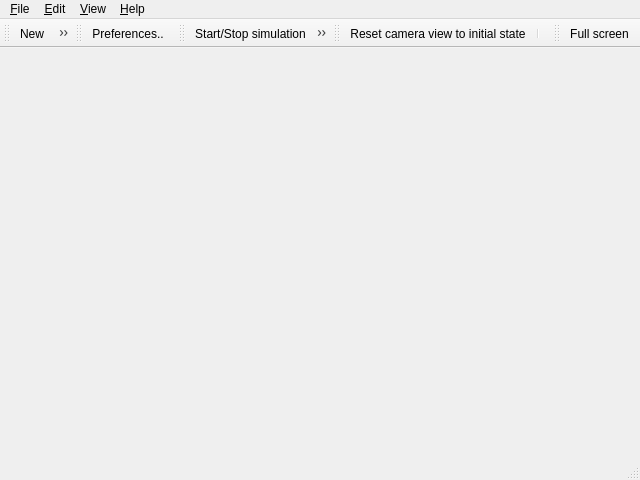
<?xml version="1.0" encoding="UTF-8"?>
<ui version="4.0">
 <class>MainWindow</class>
 <widget class="QMainWindow" name="MainWindow">
  <property name="geometry">
   <rect>
    <x>0</x>
    <y>0</y>
    <width>640</width>
    <height>480</height>
   </rect>
  </property>
  <property name="minimumSize">
   <size>
    <width>320</width>
    <height>240</height>
   </size>
  </property>
  <property name="acceptDrops">
   <bool>true</bool>
  </property>
  <property name="windowTitle">
   <string>Bullet Physics Playground - (loading..)</string>
  </property>
  <property name="windowIcon">
   <iconset resource="../res.qrc">
    <normaloff>:/icons/bpp.svg</normaloff>:/icons/bpp.svg</iconset>
  </property>
  <widget class="QWidget" name="centralwidget">
   <layout class="QHBoxLayout" name="horizontalLayout" stretch="0">
    <property name="spacing">
     <number>0</number>
    </property>
    <property name="leftMargin">
     <number>0</number>
    </property>
    <property name="topMargin">
     <number>0</number>
    </property>
    <property name="rightMargin">
     <number>0</number>
    </property>
    <property name="bottomMargin">
     <number>0</number>
    </property>
    <item>
     <widget class="Viewer" name="viewer" native="true">
      <property name="sizePolicy">
       <sizepolicy hsizetype="Expanding" vsizetype="Expanding">
        <horstretch>0</horstretch>
        <verstretch>0</verstretch>
       </sizepolicy>
      </property>
      <property name="minimumSize">
       <size>
        <width>320</width>
        <height>240</height>
       </size>
      </property>
      <property name="autoFillBackground">
       <bool>false</bool>
      </property>
     </widget>
    </item>
   </layout>
  </widget>
  <widget class="QMenuBar" name="menubar">
   <property name="geometry">
    <rect>
     <x>0</x>
     <y>0</y>
     <width>640</width>
     <height>22</height>
    </rect>
   </property>
   <widget class="QMenu" name="menuFile">
    <property name="title">
     <string>&amp;File</string>
    </property>
    <addaction name="actionNew"/>
    <addaction name="actionOpen"/>
    <addaction name="actionReload"/>
    <addaction name="separator"/>
    <addaction name="actionSave"/>
    <addaction name="actionSaveAs"/>
    <addaction name="separator"/>
   </widget>
   <widget class="QMenu" name="menuEdit">
    <property name="title">
     <string>&amp;Edit</string>
    </property>
    <addaction name="separator"/>
    <addaction name="actionPreferences"/>
   </widget>
   <widget class="QMenu" name="menuHelp">
    <property name="title">
     <string>&amp;Help</string>
    </property>
    <addaction name="action_Homepage"/>
    <addaction name="separator"/>
    <addaction name="action_Chat"/>
    <addaction name="action_Issues"/>
    <addaction name="action_Wiki"/>
    <addaction name="separator"/>
    <addaction name="actionAbout"/>
   </widget>
   <widget class="QMenu" name="menuView">
    <property name="title">
     <string>&amp;View</string>
    </property>
    <addaction name="action_Full_screen"/>
   </widget>
   <addaction name="menuFile"/>
   <addaction name="menuEdit"/>
   <addaction name="menuView"/>
   <addaction name="menuHelp"/>
  </widget>
  <widget class="QStatusBar" name="statusbar"/>
  <widget class="QToolBar" name="toolBarFile">
   <property name="windowTitle">
    <string>File</string>
   </property>
   <attribute name="toolBarArea">
    <enum>TopToolBarArea</enum>
   </attribute>
   <attribute name="toolBarBreak">
    <bool>false</bool>
   </attribute>
   <addaction name="actionNew"/>
   <addaction name="actionOpen"/>
   <addaction name="actionReload"/>
   <addaction name="actionSave"/>
   <addaction name="actionSaveAs"/>
  </widget>
  <widget class="QToolBar" name="toolBarEdit">
   <property name="windowTitle">
    <string>Edit</string>
   </property>
   <attribute name="toolBarArea">
    <enum>TopToolBarArea</enum>
   </attribute>
   <attribute name="toolBarBreak">
    <bool>false</bool>
   </attribute>
   <addaction name="actionPreferences"/>
  </widget>
  <widget class="QToolBar" name="toolBarSim">
   <property name="windowTitle">
    <string>Simulation</string>
   </property>
   <attribute name="toolBarArea">
    <enum>TopToolBarArea</enum>
   </attribute>
   <attribute name="toolBarBreak">
    <bool>false</bool>
   </attribute>
   <addaction name="actionToggleSim"/>
   <addaction name="actionRestart"/>
   <addaction name="separator"/>
   <addaction name="actionToggleDeactivation"/>
   <addaction name="actionTogglePOVExport"/>
  </widget>
  <widget class="QToolBar" name="toolBarView">
   <property name="windowTitle">
    <string>View</string>
   </property>
   <attribute name="toolBarArea">
    <enum>TopToolBarArea</enum>
   </attribute>
   <attribute name="toolBarBreak">
    <bool>false</bool>
   </attribute>
   <addaction name="actionResetCamera"/>
   <addaction name="separator"/>
  </widget>
  <widget class="QToolBar" name="Window">
   <property name="windowTitle">
    <string>toolBar</string>
   </property>
   <attribute name="toolBarArea">
    <enum>TopToolBarArea</enum>
   </attribute>
   <attribute name="toolBarBreak">
    <bool>false</bool>
   </attribute>
   <addaction name="action_Full_screen"/>
  </widget>
  <action name="actionNew">
   <property name="icon">
    <iconset theme="document-new">
     <normaloff>.</normaloff>.</iconset>
   </property>
   <property name="text">
    <string>&amp;New</string>
   </property>
   <property name="toolTip">
    <string>Create a new file</string>
   </property>
   <property name="shortcut">
    <string>Ctrl+N</string>
   </property>
  </action>
  <action name="actionOpen">
   <property name="icon">
    <iconset theme="document-open">
     <normaloff>.</normaloff>.</iconset>
   </property>
   <property name="text">
    <string>&amp;Open..</string>
   </property>
   <property name="toolTip">
    <string>Open an existing file</string>
   </property>
   <property name="shortcut">
    <string>Ctrl+O</string>
   </property>
  </action>
  <action name="actionSave">
   <property name="enabled">
    <bool>false</bool>
   </property>
   <property name="icon">
    <iconset theme="document-save">
     <normaloff>.</normaloff>.</iconset>
   </property>
   <property name="text">
    <string>&amp;Save..</string>
   </property>
   <property name="toolTip">
    <string>Save file</string>
   </property>
   <property name="shortcut">
    <string>Ctrl+S</string>
   </property>
  </action>
  <action name="actionSaveAs">
   <property name="icon">
    <iconset theme="document-save-as">
     <normaloff>.</normaloff>.</iconset>
   </property>
   <property name="text">
    <string>Save &amp;As..</string>
   </property>
   <property name="toolTip">
    <string>Save file as</string>
   </property>
   <property name="shortcut">
    <string>Ctrl+A</string>
   </property>
  </action>
  <action name="actionExit">
   <property name="icon">
    <iconset theme="exit">
     <normaloff>.</normaloff>.</iconset>
   </property>
   <property name="text">
    <string>E&amp;xit</string>
   </property>
   <property name="shortcut">
    <string>Ctrl+Q</string>
   </property>
  </action>
  <action name="actionPreferences">
   <property name="icon">
    <iconset theme="preferences-system">
     <normaloff>.</normaloff>.</iconset>
   </property>
   <property name="text">
    <string>&amp;Preferences..</string>
   </property>
   <property name="toolTip">
    <string>Edit application preferences</string>
   </property>
   <property name="shortcut">
    <string>F12</string>
   </property>
  </action>
  <action name="actionAbout">
   <property name="text">
    <string>&amp;About</string>
   </property>
   <property name="toolTip">
    <string>Show the application's About box</string>
   </property>
  </action>
  <action name="actionToggleSim">
   <property name="checkable">
    <bool>true</bool>
   </property>
   <property name="icon">
    <iconset theme="media-playback-start">
     <normaloff>.</normaloff>.</iconset>
   </property>
   <property name="text">
    <string>Start/Stop simulation</string>
   </property>
   <property name="toolTip">
    <string>Run/Pause simulation</string>
   </property>
   <property name="shortcut">
    <string>Ctrl+P</string>
   </property>
  </action>
  <action name="actionRestart">
   <property name="icon">
    <iconset theme="view-refresh">
     <normaloff>.</normaloff>.</iconset>
   </property>
   <property name="text">
    <string>Restart</string>
   </property>
   <property name="toolTip">
    <string>Restart simulation</string>
   </property>
   <property name="shortcut">
    <string>Ctrl+R</string>
   </property>
  </action>
  <action name="actionTogglePOVExport">
   <property name="checkable">
    <bool>true</bool>
   </property>
   <property name="icon">
    <iconset resource="../res.qrc">
     <normaloff>:/icons/povray.svg</normaloff>:/icons/povray.svg</iconset>
   </property>
   <property name="text">
    <string>Toggle POV Export</string>
   </property>
  </action>
  <action name="actionToggleDeactivation">
   <property name="checkable">
    <bool>true</bool>
   </property>
   <property name="checked">
    <bool>true</bool>
   </property>
   <property name="icon">
    <iconset resource="../res.qrc">
     <normaloff>:/icons/deactivation.png</normaloff>:/icons/deactivation.png</iconset>
   </property>
   <property name="text">
    <string>Toggle deactivation</string>
   </property>
   <property name="toolTip">
    <string>Enable / disable automatic state deactivation feature</string>
   </property>
  </action>
  <action name="actionResetCamera">
   <property name="icon">
    <iconset theme="go-home">
     <normaloff>.</normaloff>.</iconset>
   </property>
   <property name="text">
    <string>Reset camera view to initial state</string>
   </property>
  </action>
  <action name="action_Issues">
   <property name="text">
    <string>&amp;Issues</string>
   </property>
   <property name="toolTip">
    <string>Bullet Physiscs Playground issues on GitHub</string>
   </property>
  </action>
  <action name="action_Wiki">
   <property name="text">
    <string>&amp;Wiki</string>
   </property>
  </action>
  <action name="action_Homepage">
   <property name="text">
    <string>&amp;Homepage</string>
   </property>
   <property name="toolTip">
    <string>http//bullet-physics-playground.github.io/</string>
   </property>
  </action>
  <action name="action_Chat">
   <property name="text">
    <string>&amp;Chat</string>
   </property>
  </action>
  <action name="action_RenderFrame">
   <property name="text">
    <string>&amp;Quick Render</string>
   </property>
   <property name="toolTip">
    <string>Render current frame with POV-Ray</string>
   </property>
   <property name="shortcut">
    <string>F6</string>
   </property>
  </action>
  <action name="actionQuickRender">
   <property name="icon">
    <iconset theme="camera-photo">
     <normaloff>.</normaloff>.</iconset>
   </property>
   <property name="text">
    <string>Quick Render</string>
   </property>
   <property name="toolTip">
    <string>Render current frame with POV-Ray</string>
   </property>
   <property name="shortcut">
    <string>F6</string>
   </property>
  </action>
  <action name="action_Full_screen">
   <property name="checkable">
    <bool>true</bool>
   </property>
   <property name="icon">
    <iconset theme="window_fullscreen">
     <normaloff>.</normaloff>.</iconset>
   </property>
   <property name="text">
    <string>&amp;Full screen</string>
   </property>
   <property name="shortcut">
    <string>F11</string>
   </property>
  </action>
  <action name="actionReload">
   <property name="icon">
    <iconset theme="document-revert">
     <normaloff>.</normaloff>.</iconset>
   </property>
   <property name="text">
    <string>Reload file</string>
   </property>
   <property name="toolTip">
    <string>Reload currently open file from disk</string>
   </property>
  </action>
 </widget>
 <customwidgets>
  <customwidget>
   <class>Viewer</class>
   <extends>QWidget</extends>
   <header>viewer.h</header>
   <container>1</container>
   <slots>
    <slot>onQuickRender(QString)</slot>
   </slots>
  </customwidget>
 </customwidgets>
 <resources>
  <include location="../res.qrc"/>
 </resources>
 <connections>
  <connection>
   <sender>actionNew</sender>
   <signal>triggered()</signal>
   <receiver>MainWindow</receiver>
   <slot>fileNew()</slot>
   <hints>
    <hint type="sourcelabel">
     <x>-1</x>
     <y>-1</y>
    </hint>
    <hint type="destinationlabel">
     <x>321</x>
     <y>166</y>
    </hint>
   </hints>
  </connection>
  <connection>
   <sender>actionOpen</sender>
   <signal>triggered()</signal>
   <receiver>MainWindow</receiver>
   <slot>fileOpen()</slot>
   <hints>
    <hint type="sourcelabel">
     <x>-1</x>
     <y>-1</y>
    </hint>
    <hint type="destinationlabel">
     <x>321</x>
     <y>166</y>
    </hint>
   </hints>
  </connection>
  <connection>
   <sender>actionSave</sender>
   <signal>triggered()</signal>
   <receiver>MainWindow</receiver>
   <slot>fileSave()</slot>
   <hints>
    <hint type="sourcelabel">
     <x>-1</x>
     <y>-1</y>
    </hint>
    <hint type="destinationlabel">
     <x>321</x>
     <y>166</y>
    </hint>
   </hints>
  </connection>
  <connection>
   <sender>actionSaveAs</sender>
   <signal>triggered()</signal>
   <receiver>MainWindow</receiver>
   <slot>fileSaveAs()</slot>
   <hints>
    <hint type="sourcelabel">
     <x>-1</x>
     <y>-1</y>
    </hint>
    <hint type="destinationlabel">
     <x>321</x>
     <y>166</y>
    </hint>
   </hints>
  </connection>
  <connection>
   <sender>actionPreferences</sender>
   <signal>triggered()</signal>
   <receiver>MainWindow</receiver>
   <slot>editPreferences()</slot>
   <hints>
    <hint type="sourcelabel">
     <x>-1</x>
     <y>-1</y>
    </hint>
    <hint type="destinationlabel">
     <x>321</x>
     <y>166</y>
    </hint>
   </hints>
  </connection>
  <connection>
   <sender>actionExit</sender>
   <signal>triggered()</signal>
   <receiver>MainWindow</receiver>
   <slot>close()</slot>
   <hints>
    <hint type="sourcelabel">
     <x>-1</x>
     <y>-1</y>
    </hint>
    <hint type="destinationlabel">
     <x>321</x>
     <y>166</y>
    </hint>
   </hints>
  </connection>
  <connection>
   <sender>actionAbout</sender>
   <signal>triggered()</signal>
   <receiver>MainWindow</receiver>
   <slot>helpAbout()</slot>
   <hints>
    <hint type="sourcelabel">
     <x>-1</x>
     <y>-1</y>
    </hint>
    <hint type="destinationlabel">
     <x>321</x>
     <y>166</y>
    </hint>
   </hints>
  </connection>
  <connection>
   <sender>actionToggleSim</sender>
   <signal>triggered()</signal>
   <receiver>MainWindow</receiver>
   <slot>toggleSim()</slot>
   <hints>
    <hint type="sourcelabel">
     <x>-1</x>
     <y>-1</y>
    </hint>
    <hint type="destinationlabel">
     <x>321</x>
     <y>166</y>
    </hint>
   </hints>
  </connection>
  <connection>
   <sender>actionRestart</sender>
   <signal>triggered()</signal>
   <receiver>MainWindow</receiver>
   <slot>rerunProgram()</slot>
   <hints>
    <hint type="sourcelabel">
     <x>-1</x>
     <y>-1</y>
    </hint>
    <hint type="destinationlabel">
     <x>321</x>
     <y>166</y>
    </hint>
   </hints>
  </connection>
  <connection>
   <sender>actionTogglePOVExport</sender>
   <signal>toggled(bool)</signal>
   <receiver>MainWindow</receiver>
   <slot>togglePOVExport(bool)</slot>
   <hints>
    <hint type="sourcelabel">
     <x>-1</x>
     <y>-1</y>
    </hint>
    <hint type="destinationlabel">
     <x>321</x>
     <y>166</y>
    </hint>
   </hints>
  </connection>
  <connection>
   <sender>actionToggleDeactivation</sender>
   <signal>toggled(bool)</signal>
   <receiver>MainWindow</receiver>
   <slot>toggleDeactivation(bool)</slot>
   <hints>
    <hint type="sourcelabel">
     <x>-1</x>
     <y>-1</y>
    </hint>
    <hint type="destinationlabel">
     <x>321</x>
     <y>166</y>
    </hint>
   </hints>
  </connection>
  <connection>
   <sender>actionResetCamera</sender>
   <signal>triggered()</signal>
   <receiver>MainWindow</receiver>
   <slot>resetCamera()</slot>
   <hints>
    <hint type="sourcelabel">
     <x>-1</x>
     <y>-1</y>
    </hint>
    <hint type="destinationlabel">
     <x>321</x>
     <y>166</y>
    </hint>
   </hints>
  </connection>
  <connection>
   <sender>action_Homepage</sender>
   <signal>triggered()</signal>
   <receiver>MainWindow</receiver>
   <slot>helpHomepage()</slot>
   <hints>
    <hint type="sourcelabel">
     <x>-1</x>
     <y>-1</y>
    </hint>
    <hint type="destinationlabel">
     <x>224</x>
     <y>185</y>
    </hint>
   </hints>
  </connection>
  <connection>
   <sender>action_Issues</sender>
   <signal>triggered()</signal>
   <receiver>MainWindow</receiver>
   <slot>helpIssues()</slot>
   <hints>
    <hint type="sourcelabel">
     <x>-1</x>
     <y>-1</y>
    </hint>
    <hint type="destinationlabel">
     <x>224</x>
     <y>185</y>
    </hint>
   </hints>
  </connection>
  <connection>
   <sender>action_Wiki</sender>
   <signal>triggered()</signal>
   <receiver>MainWindow</receiver>
   <slot>helpWiki()</slot>
   <hints>
    <hint type="sourcelabel">
     <x>-1</x>
     <y>-1</y>
    </hint>
    <hint type="destinationlabel">
     <x>224</x>
     <y>185</y>
    </hint>
   </hints>
  </connection>
  <connection>
   <sender>action_Chat</sender>
   <signal>triggered()</signal>
   <receiver>MainWindow</receiver>
   <slot>helpChat()</slot>
   <hints>
    <hint type="sourcelabel">
     <x>-1</x>
     <y>-1</y>
    </hint>
    <hint type="destinationlabel">
     <x>224</x>
     <y>185</y>
    </hint>
   </hints>
  </connection>
  <connection>
   <sender>action_Full_screen</sender>
   <signal>triggered()</signal>
   <receiver>MainWindow</receiver>
   <slot>toggleFullscreen()</slot>
   <hints>
    <hint type="sourcelabel">
     <x>-1</x>
     <y>-1</y>
    </hint>
    <hint type="destinationlabel">
     <x>317</x>
     <y>185</y>
    </hint>
   </hints>
  </connection>
  <connection>
   <sender>actionReload</sender>
   <signal>triggered()</signal>
   <receiver>MainWindow</receiver>
   <slot>fileReload()</slot>
   <hints>
    <hint type="sourcelabel">
     <x>-1</x>
     <y>-1</y>
    </hint>
    <hint type="destinationlabel">
     <x>317</x>
     <y>185</y>
    </hint>
   </hints>
  </connection>
 </connections>
 <slots>
  <slot>fileNew()</slot>
  <slot>fileOpen()</slot>
  <slot>fileReload()</slot>
  <slot>fileSave()</slot>
  <slot>fileSaveAs()</slot>
  <slot>fileExit()</slot>
  <slot>editPreferences()</slot>
  <slot>helpAbout()</slot>
  <slot>rerunProgram()</slot>
  <slot>toggleSim()</slot>
  <slot>togglePOVExport(bool)</slot>
  <slot>toggleScreenshotExport(bool)</slot>
  <slot>toggleDeactivation(bool)</slot>
  <slot>resetCamera()</slot>
  <slot>helpHomepage()</slot>
  <slot>helpIssues()</slot>
  <slot>helpWiki()</slot>
  <slot>helpChat()</slot>
  <slot>toggleFullscreen()</slot>
 </slots>
</ui>
